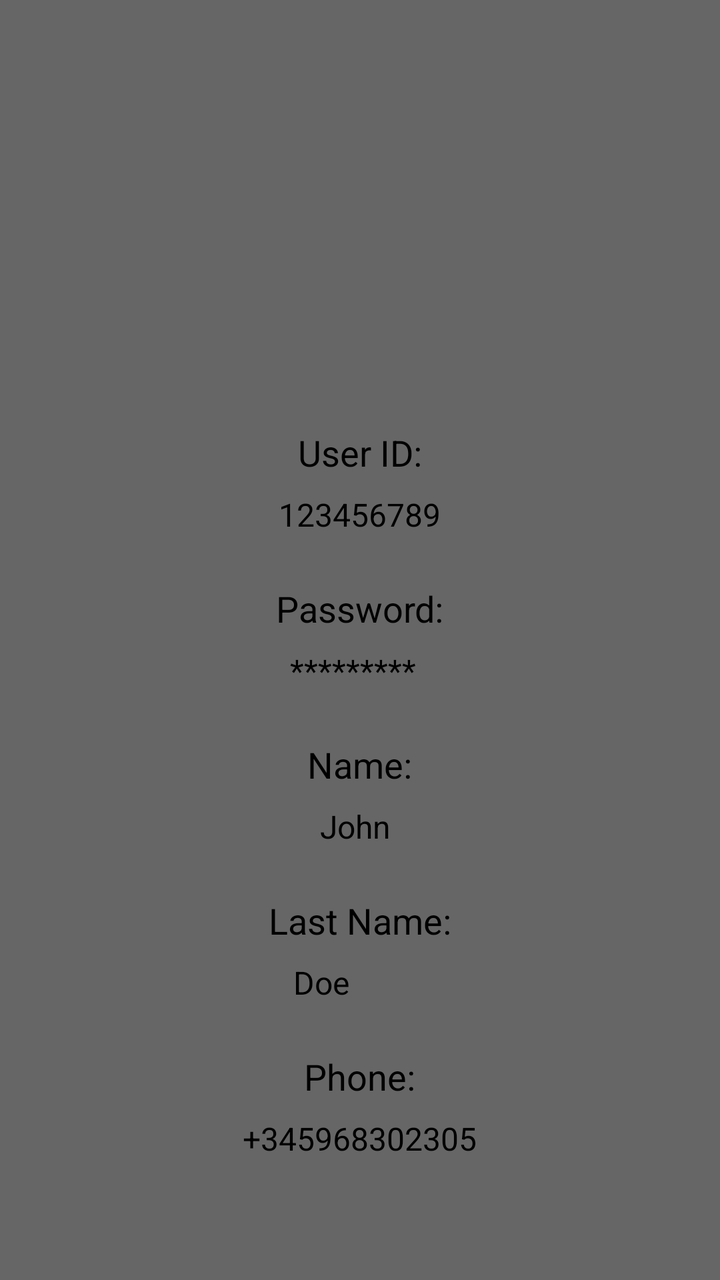
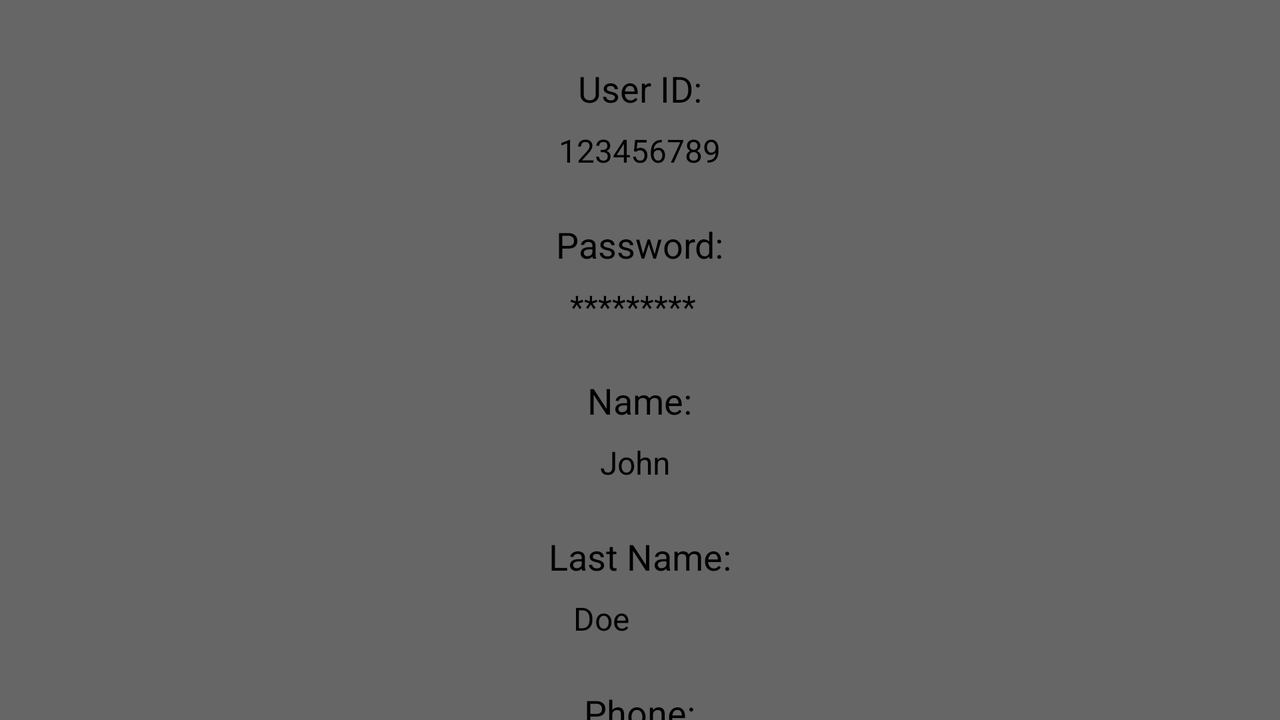

One screen, two layout resources from the same app: the default and the author's alternative for another configuration. Each is rendered where Android would select it; the XML of both is given below.
<!-- AndroidManifest.xml: application theme Theme.Entrega -->
<!-- res/layout/profile.xml -->
<?xml version="1.0" encoding="utf-8"?>
<RelativeLayout xmlns:android="http://schemas.android.com/apk/res/android"
    xmlns:app="http://schemas.android.com/apk/res-auto"
    android:layout_width="match_parent"
    android:layout_height="match_parent"
    android:background="#666666">

    
    <ImageView
        android:id="@+id/profile_picture"
        android:layout_width="150dp"
        android:layout_height="150dp"
        android:layout_centerHorizontal="true"
        android:layout_marginTop="32dp"
        android:src="@drawable/baseline_account_circle_24"
        android:background="#666666"
        android:padding="8dp"
        android:scaleType="centerCrop"
        android:onClick="changeProfilePicture"/>

    
    <TextView
        android:id="@+id/user_id_label"
        android:layout_width="wrap_content"
        android:layout_height="wrap_content"
        android:layout_below="@id/profile_picture"
        android:layout_centerHorizontal="true"
        android:layout_marginTop="32dp"
        android:text="User ID:"
        android:textColor="@color/black"
        android:textSize="18sp"/>

    <TextView
        android:id="@+id/user_id_value"
        android:layout_width="wrap_content"
        android:layout_height="wrap_content"
        android:layout_below="@id/user_id_label"
        android:layout_centerHorizontal="true"
        android:layout_marginTop="8dp"
        android:text="123456789"
        android:textColor="@color/black"
        android:textSize="16sp"
        android:hint="dni"/>

    
    <TextView
        android:id="@+id/password_label"
        android:layout_width="wrap_content"
        android:layout_height="wrap_content"
        android:layout_below="@id/user_id_value"
        android:layout_centerHorizontal="true"
        android:layout_marginTop="24dp"
        android:text="Password:"
        android:textColor="@color/black"
        android:textSize="18sp"/>

    <TextView
        android:id="@+id/password_value"
        android:layout_width="wrap_content"
        android:layout_height="wrap_content"
        android:layout_below="@id/password_label"
        android:layout_centerHorizontal="true"
        android:layout_marginTop="8dp"
        android:text="*********"
        android:textColor="@color/black"
        android:hint="password"
        android:textSize="16sp"
        android:onClick="changePassword"/>

    
    <TextView
        android:id="@+id/name_label"
        android:layout_width="wrap_content"
        android:layout_height="wrap_content"
        android:layout_below="@id/password_value"
        android:layout_centerHorizontal="true"
        android:layout_marginTop="24dp"
        android:text="Name:"
        android:textColor="@color/black"
        android:textSize="18sp"/>

    <TextView
        android:id="@+id/name_value"
        android:layout_width="wrap_content"
        android:layout_height="wrap_content"
        android:layout_below="@id/name_label"
        android:layout_centerHorizontal="true"
        android:layout_marginTop="8dp"
        android:text="John"
        android:textColor="@color/black"
        android:textSize="16sp"
        android:hint="name"
        android:onClick="changeName"/>

    
    <TextView
        android:id="@+id/last_name_label"
        android:layout_width="wrap_content"
        android:layout_height="wrap_content"
        android:layout_below="@id/name_value"
        android:layout_centerHorizontal="true"
        android:layout_marginTop="24dp"
        android:text="Last Name:"
        android:textColor="@color/black"
        android:textSize="18sp"/>

    <TextView
        android:id="@+id/last_name_value"
        android:layout_width="wrap_content"
        android:layout_height="wrap_content"
        android:layout_below="@id/last_name_label"
        android:layout_centerHorizontal="true"
        android:layout_marginTop="8dp"
        android:text="Doe"
        android:textColor="@color/black"
        android:hint="lastname"
        android:textSize="16sp"
        android:onClick="changeLastName"/>

    
    <TextView
        android:id="@+id/phone_label"
        android:layout_width="wrap_content"
        android:layout_height="wrap_content"
        android:layout_below="@id/last_name_value"
        android:layout_centerHorizontal="true"
        android:layout_marginTop="24dp"
        android:text="Phone:"
        android:textColor="@color/black"
        android:textSize="18sp"/>

    <TextView
        android:id="@+id/phone_value"
        android:layout_width="wrap_content"
        android:layout_height="wrap_content"
        android:layout_below="@id/phone_label"
        android:layout_centerHorizontal="true"
        android:layout_marginTop="8dp"
        android:text="+345968302305"
        android:textColor="@color/black"
        android:hint="phone"
        android:textSize="16sp"
        android:onClick="changePhone"
        android:inputType="phone"/>

</RelativeLayout>
<!-- resources referenced by this layout -->
<resources>
  <style name="Theme.Entrega" parent="Base.Theme.Entrega" />
  <style name="Base.Theme.Entrega" parent="Theme.Material3.DayNight">
          
          
      </style>
</resources>
<!-- res/layout-land/profile.xml (the author's variant of the layout above) -->
<!-- drawn on the phone turned sideways -->
<?xml version="1.0" encoding="utf-8"?>
<RelativeLayout xmlns:android="http://schemas.android.com/apk/res/android"
    xmlns:app="http://schemas.android.com/apk/res-auto"
    android:layout_width="match_parent"
    android:layout_height="match_parent"
    android:background="#666666">

    
    <ImageView
        android:id="@+id/profile_picture"
        android:layout_width="0dp"
        android:layout_height="0dp"
        android:layout_centerHorizontal="true"
        android:layout_marginTop="32dp"
        android:background="#666666"
        android:onClick="changeProfilePicture"
        android:padding="8dp"
        android:scaleType="centerCrop"
        android:src="@drawable/baseline_account_circle_24" />
    
    <TextView
        android:id="@+id/user_id_label"
        android:layout_width="wrap_content"
        android:layout_height="wrap_content"
        android:layout_centerHorizontal="true"
        android:layout_marginTop="32dp"
        android:text="User ID:"
        android:textColor="@color/black"
        android:textSize="18sp"/>

    <TextView
        android:id="@+id/user_id_value"
        android:layout_width="wrap_content"
        android:layout_height="wrap_content"
        android:layout_below="@id/user_id_label"
        android:layout_centerHorizontal="true"
        android:layout_marginTop="8dp"
        android:text="123456789"
        android:textColor="@color/black"
        android:textSize="16sp"
        android:hint="dni"/>

    
    <TextView
        android:id="@+id/password_label"
        android:layout_width="wrap_content"
        android:layout_height="wrap_content"
        android:layout_below="@id/user_id_value"
        android:layout_centerHorizontal="true"
        android:layout_marginTop="24dp"
        android:text="Password:"
        android:textColor="@color/black"
        android:textSize="18sp"/>

    <TextView
        android:id="@+id/password_value"
        android:layout_width="wrap_content"
        android:layout_height="wrap_content"
        android:layout_below="@id/password_label"
        android:layout_centerHorizontal="true"
        android:layout_marginTop="8dp"
        android:text="*********"
        android:textColor="@color/black"
        android:hint="password"
        android:textSize="16sp"
        android:onClick="changePassword"/>

    
    <TextView
        android:id="@+id/name_label"
        android:layout_width="wrap_content"
        android:layout_height="wrap_content"
        android:layout_below="@id/password_value"
        android:layout_centerHorizontal="true"
        android:layout_marginTop="24dp"
        android:text="Name:"
        android:textColor="@color/black"
        android:textSize="18sp"/>

    <TextView
        android:id="@+id/name_value"
        android:layout_width="wrap_content"
        android:layout_height="wrap_content"
        android:layout_below="@id/name_label"
        android:layout_centerHorizontal="true"
        android:layout_marginTop="8dp"
        android:text="John"
        android:textColor="@color/black"
        android:textSize="16sp"
        android:hint="name"
        android:onClick="changeName"/>

    
    <TextView
        android:id="@+id/last_name_label"
        android:layout_width="wrap_content"
        android:layout_height="wrap_content"
        android:layout_below="@id/name_value"
        android:layout_centerHorizontal="true"
        android:layout_marginTop="24dp"
        android:text="Last Name:"
        android:textColor="@color/black"
        android:textSize="18sp"/>

    <TextView
        android:id="@+id/last_name_value"
        android:layout_width="wrap_content"
        android:layout_height="wrap_content"
        android:layout_below="@id/last_name_label"
        android:layout_centerHorizontal="true"
        android:layout_marginTop="8dp"
        android:text="Doe"
        android:textColor="@color/black"
        android:hint="lastname"
        android:textSize="16sp"
        android:onClick="changeLastName"/>

    
    <TextView
        android:id="@+id/phone_label"
        android:layout_width="wrap_content"
        android:layout_height="wrap_content"
        android:layout_below="@id/last_name_value"
        android:layout_centerHorizontal="true"
        android:layout_marginTop="24dp"
        android:text="Phone:"
        android:textColor="@color/black"
        android:textSize="18sp"/>

    <TextView
        android:id="@+id/phone_value"
        android:layout_width="wrap_content"
        android:layout_height="wrap_content"
        android:layout_below="@id/phone_label"
        android:layout_centerHorizontal="true"
        android:layout_marginTop="8dp"
        android:text="+345968302305"
        android:textColor="@color/black"
        android:hint="phone"
        android:textSize="16sp"
        android:onClick="changePhone"
        android:inputType="phone"/>

</RelativeLayout>
